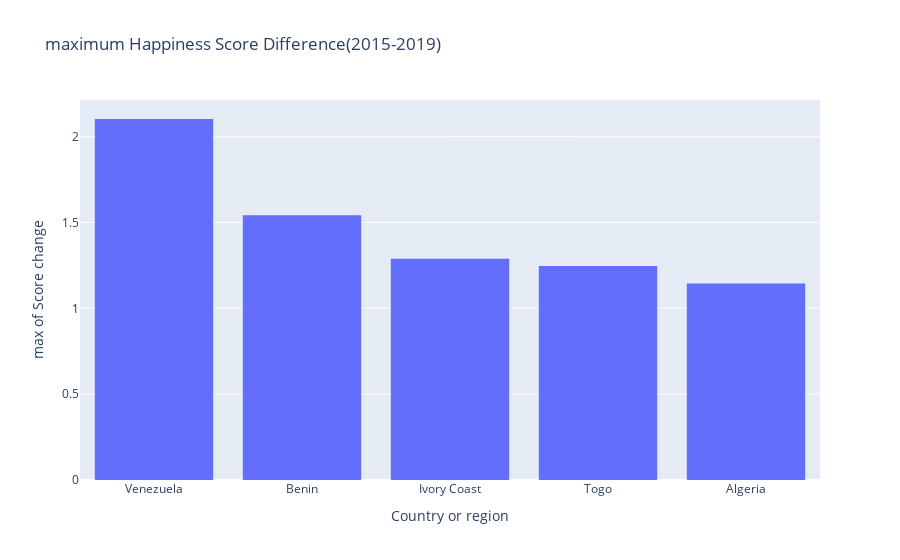

Write notebook code for a chart like this one.
### Code cell
fig = px.histogram(df, x=overall_Happiness_df["Country"].head(5), y=overall_Happiness_df["Difference in Score"].head(5),
                   labels={'x':'Country or region', "y":"Score change"},
                   histfunc='max',
                  title="maximum Happiness Score Difference(2015-2019)")
fig.show()

### Figure 1 — Plotly figure (JSON) as saved in the notebook; plotly's stock layout.template omitted (floating-point values rounded to 4 significant figures)
{"data": [{"alignmentgroup": "True", "bingroup": "x", "histfunc": "max", "hovertemplate": "Country or region=%{x}<br>max of Score change=%{y}<extra></extra>", "legendgroup": "", "marker": {"color": "#636efa", "pattern": {"shape": ""}}, "name": "", "offsetgroup": "", "orientation": "v", "showlegend": false, "type": "histogram", "x": ["Venezuela", "Benin", "Ivory Coast", "Togo", "Algeria"], "xaxis": "x", "y": [2.103, 1.543, 1.289, 1.246, 1.144], "yaxis": "y"}], "layout": {"barmode": "relative", "legend": {"tracegroupgap": 0}, "title": {"text": "maximum Happiness Score Difference(2015-2019)"}, "xaxis": {"anchor": "y", "domain": [0, 1], "title": {"text": "Country or region"}}, "yaxis": {"anchor": "x", "domain": [0, 1], "title": {"text": "max of Score change"}}}}
